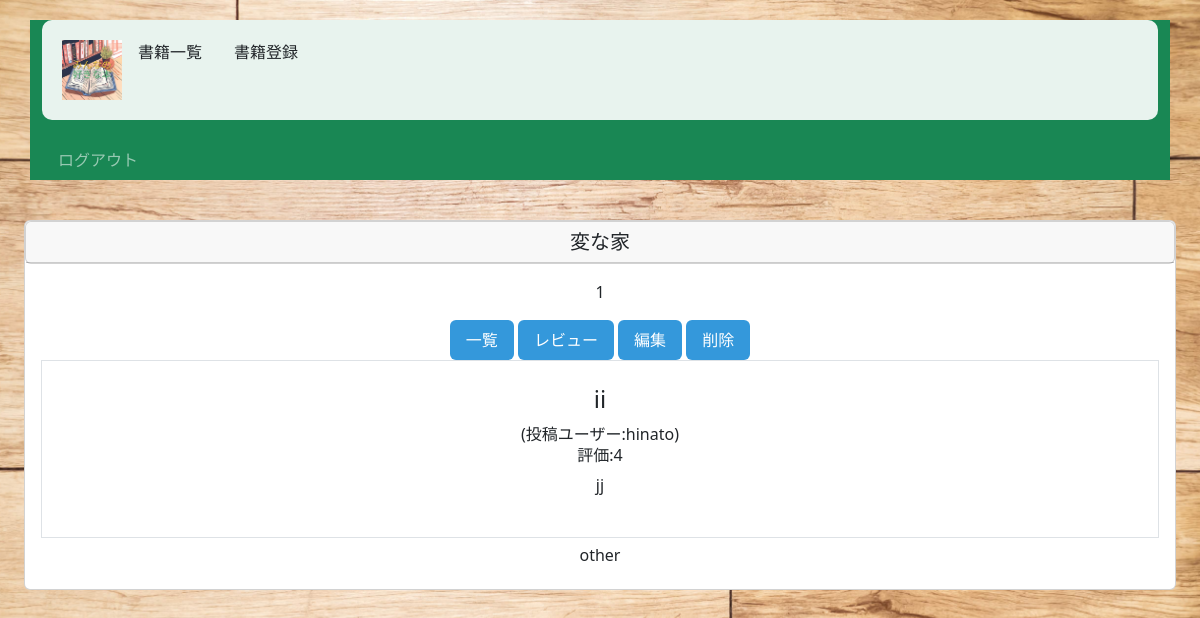
The page /book/8/detail/ (signed in) on the database its author committed.
### book/models.py (models this page shows, shortened)
class Book(models.Model):
    title=models.CharField(max_length=100)
    text=models.TextField()
    thumbnail=models.ImageField(null=True, blank=True)
    category=models.CharField(
        max_length=100,
        choices=CATEGORY
        )
    user = models.ForeignKey('auth.User',on_delete=models.CASCADE)

class Review(models.Model):
    book=models.ForeignKey(Book,on_delete=models.CASCADE)
    title=models.CharField(max_length=100)
    text=models.TextField()
    rate=models.IntegerField(choices=RATE_CHOICES)
    user=models.ForeignKey('auth.User',on_delete=models.CASCADE)

### book/views.py (the view)
# urls.py: path('book/<int:pk>/detail/', views.DetailBookView.as_view(),name='detail-book'),
class DetailBookView(LoginRequiredMixin,DetailView):
    template_name='book/book_detail.html'
    model=Book

### book/templates/book/book_detail.html (shortened to what this page needs)
{% extends 'base.html' %}
{% block content %}
    <div class="card text-center">
	    <div class="card">
		    <h5 class="card-header">{{object.title}}</h5></div>
		    <div class="card-body">
			    <p class="card-text">{{object.text}}</p>
			    <a href="{% url 'list-book' %}" class="btn btn-primary">一覧</a>
				<a href="{% url 'review' object.pk%}" class="btn btn-primary">レビュー</a>
                <a href="{% url 'update-book' object.pk%}" class="btn btn-primary">編集</a>
                <a href="{% url 'delete-book' object.pk%}" class="btn btn-primary">削除</a>
				<div class="border p-4 mb-2">
					{% for review in object.review_set.all %}
					<div>
						<h3 class="h4">{{review.title}}</h3>
						<div class="px-2">
							<span>(投稿ユーザー:{{ review.user.username }})</span>
							<h6>評価:{{review.rate}}</h6>
							<p>{{review.text}}</p>
						</div>
					</div>
					{% endfor %}
				</div>
			    <h6 class="card-title">{{object.category}}</h6>
		    </div>
        </div>
    </div>
{% endblock content %}

### book/static/book/css/style.css (style rules this page uses)
body { background-image: url('../image/KAZUKIDSCF2403.jpg'); background-size: cover; background-attachment: fixed; background-position: center; background-repeat: no-repeat; min-height: 100vh; }
.btn-primary { background-color: #3498db; border: none; padding: 8px 16px; transition: background-color 0.3s ease; }

### rows shown on the page
Book: title "変な家", text "1", category "other"
Review: title "ii", user.username "hinato", rate "4", text "jj"
